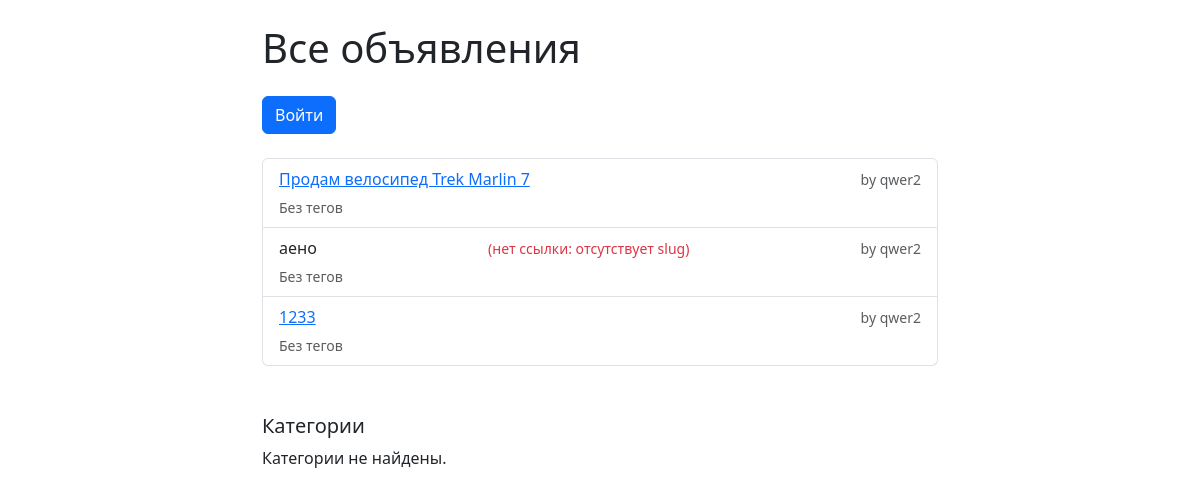
The page /ads/ on the database as committed earlier.
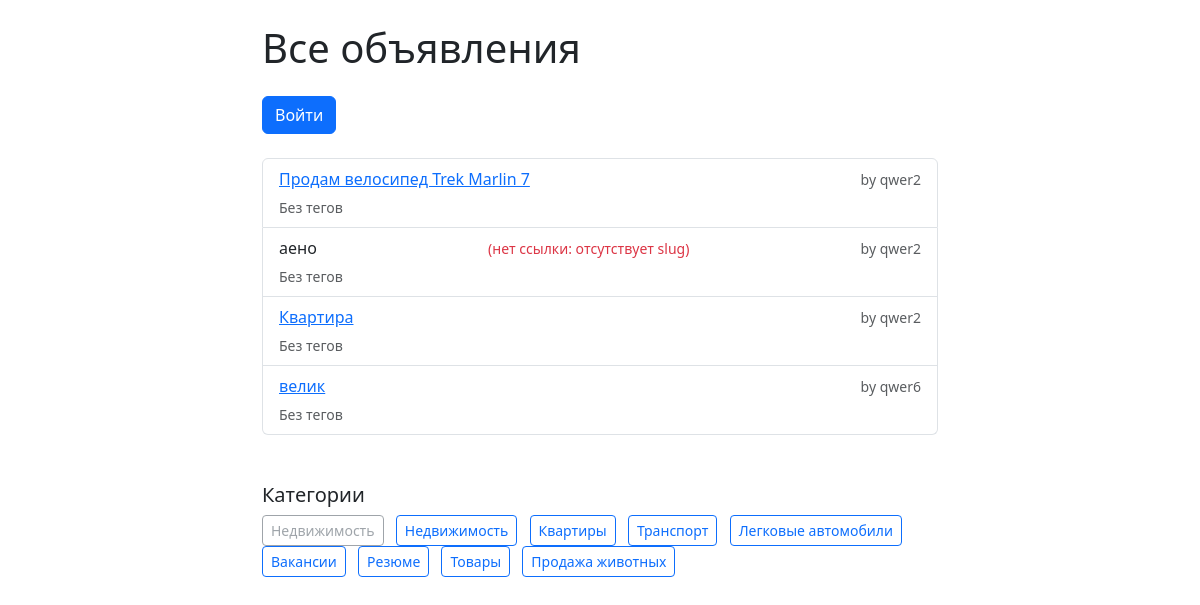
The same page on the database as committed later.
### ads/models.py (models this page shows, shortened)
class Ad(models.Model):
    tags = models.ManyToManyField('Tag', blank=True, related_name='ads')
    title = models.CharField("Заголовок", max_length=255)
    description = models.TextField("Описание")
    price = models.DecimalField("Цена", max_digits=10, decimal_places=2)
    city = models.CharField("Город", max_length=100)
    author = models.ForeignKey(
        settings.AUTH_USER_MODEL,
        on_delete=models.CASCADE,
        related_name='ads',
        verbose_name="Автор"
    )
    category = models.ForeignKey(
        Category,
        on_delete=models.SET_NULL,
        null=True,
        blank=True,
        related_name='ads',
        verbose_name="Категория"
    )
    slug = models.SlugField(max_length=255, null=True, blank=True, unique=True)
    created_at = models.DateTimeField("Дата создания", auto_now_add=True)

class Category(models.Model):
    name = models.CharField("Название категории", max_length=100)
    slug = models.SlugField(max_length=100, unique=True)

### accounts/models.py (models this page shows)
class User(AbstractUser):
    pass

### ads/views.py (the view)
# urls.py: path('', views.ad_list, name='ad_list'),
def ad_list(request):
    ads = Ad.objects.all()
    categories = Category.objects.all()
    return render(request, 'ads/ad_list.html', {'ads': ads, 'categories': categories})

### ads/templates/ads/ad_list.html (shortened to what this page needs)
<!DOCTYPE html>
<html lang="ru">
<head>
    <link href="https://cdn.jsdelivr.net/npm/bootstrap@5.3.0/dist/css/bootstrap.min.css" rel="stylesheet">
</head>
<body>
<div class="container mt-4" style="max-width: 700px;">
    <h1 class="mb-4">Все объявления</h1>
    {% if user.is_authenticated %}
        <a href="{% url 'ad_create' %}" class="btn btn-success mb-2">Создать новое объявление</a>
        <a href="{% url 'my_ads' %}" class="btn btn-info mb-2">Мои объявления</a>
    {% else %}
        <a href="{% url 'login' %}" class="btn btn-primary mb-2">Войти</a>
    {% endif %}
    <ul class="list-group mt-3">
        {% for ad in ads %}
            <li class="list-group-item">
                <div class="d-flex justify-content-between align-items-start flex-column">
                    <div class="w-100 d-flex justify-content-between align-items-center">
                        {% if ad.slug %}
                            <a href="{% url 'ad_detail' slug=ad.slug %}">{{ ad.title }}</a>
                        {% else %}
                            {{ ad.title }} <small class="text-danger">(нет ссылки: отсутствует slug)</small>
                        {% endif %}
                        <small class="text-muted">by {{ ad.author.username }}</small>
                    </div>
                    <div class="mt-1">
                        {% for tag in ad.tags.all %}
                            <a href="{% url 'ads_by_tag' slug=tag.slug %}" class="badge bg-secondary text-decoration-none me-1">{{ tag.name }}</a>
                        {% empty %}
                            <small class="text-muted">Без тегов</small>
                        {% endfor %}
                    </div>
                </div>
            </li>
        {% empty %}
            <li class="list-group-item">Объявлений нет.</li>
        {% endfor %}
    </ul>
    <div class="mb-4 mt-5">
        <h5>Категории</h5>
        {% if categories %}
            <ul class="list-inline">
                {% for category in categories %}
                    <li class="list-inline-item">
                        {% if category.slug %}
                            <a href="{% url 'ads_by_category' slug=category.slug %}" class="btn btn-outline-primary btn-sm">{{ category.name }}</a>
                        {% else %}
                            <span class="btn btn-outline-secondary btn-sm disabled" title="Slug отсутствует">{{ category.name }}</span>
                        {% endif %}
                    </li>
                {% endfor %}
            </ul>
        {% else %}
            <p>Категории не найдены.</p>
        {% endif %}
    </div>
</div>
</body>
</html>

Rows that differ between the two databases and show on the page:
removed Ad: title "1233", author.username "qwer2"
added Ad: title "Квартира", author.username "qwer2"
added Ad: title "велик", author.username "qwer6"
added Category: name "Недвижимость"
added Category: name "Недвижимость"
added Category: name "Квартиры"
added Category: name "Транспорт"
added Category: name "Легковые автомобили"
added Category: name "Вакансии"
added Category: name "Резюме"
added Category: name "Товары"
added Category: name "Продажа животных"
Other text that changed with them:
text no longer shown: "Категории не найдены."
